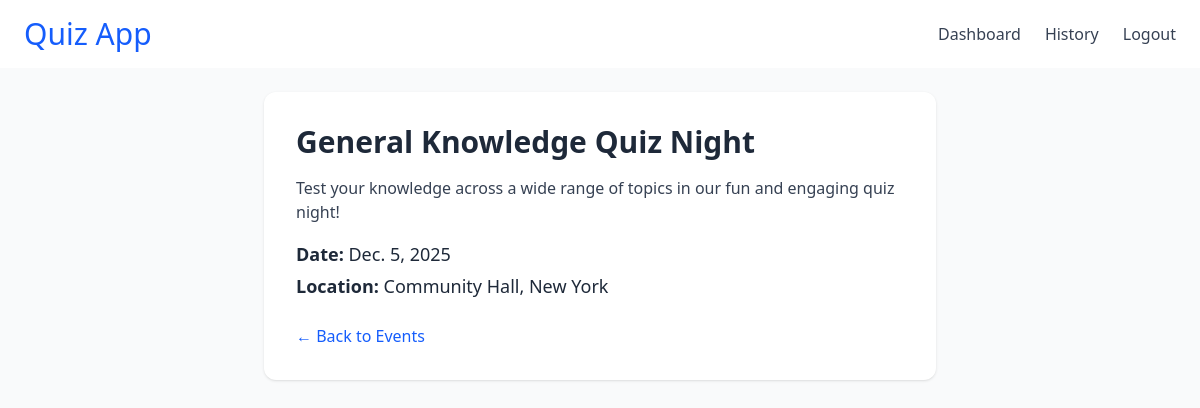
Page /events/1/ (signed in) on the committed database.
### quiz/models.py (models this page shows, shortened)
class Event(models.Model):
    title = models.CharField(max_length=200)
    date = models.DateField()
    location = models.CharField(max_length=200, blank=True)
    description = models.TextField(blank=True)
    created_by = models.ForeignKey(User, on_delete=models.CASCADE, related_name="created_events", null=True, blank=True)

### quiz/views.py (the view)
# urls.py: path("events/<int:event_id>/", views.event_detail, name="event_detail"),
@login_required
@staff_member_required
def event_detail(request, event_id):
    event = get_object_or_404(Event, id=event_id)
    return render(request, "events/event_detail.html", {"event": event})

### quiz/templates/events/event_detail.html (shortened to what this page needs)
{% extends "base.html" %}
{% block content %}
<div class="bg-white shadow p-8 rounded-xl max-w-2xl mx-auto">
    <h1 class="text-3xl font-bold mb-4">{{ event.title }}</h1>
    <p class="text-gray-700">{{ event.description }}</p>
    <div class="mt-4 text-lg space-y-1">
        <p><strong>Date:</strong> {{ event.date }}</p>
        <p><strong>Location:</strong> {{ event.location }}</p>
    </div>
    <a href="{% url 'event_list' %}" class="text-blue-600 hover:underline mt-6 inline-block">
        ← Back to Events
    </a>
</div>
{% endblock %}

### rows in the picture
Event: title "General Knowledge Quiz Night", description "Test your knowledge across a wide range of topics in our fun and engaging quiz night!", date "Dec. 5, 2025", location "Community Hall, New York"
